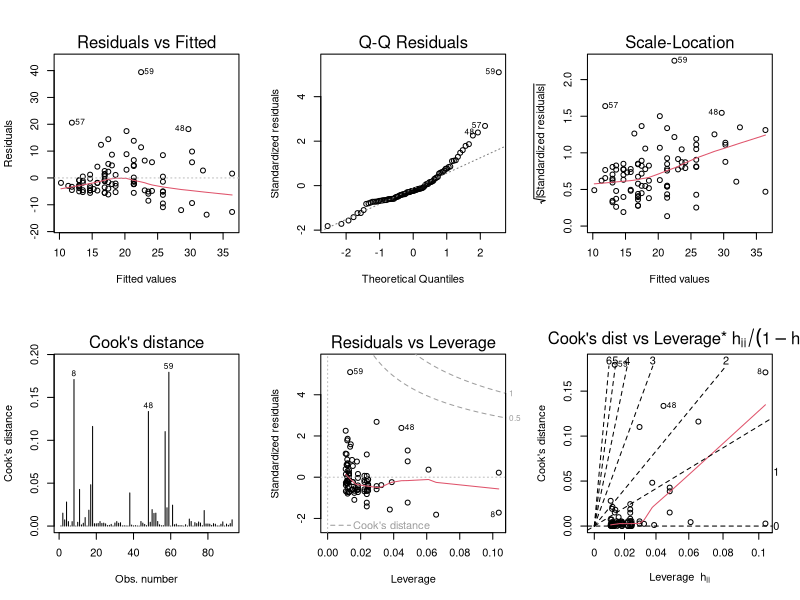

This figure's R source:
# 회귀 분석
# 선형회귀분석의 가정
# 1. 독립변수와 종속변수 간의 선형성
# 2. 오차의 등분산성, 독립성, 정규성
# 체크포인트 : 회귀계수에 대한 p-value, 모형의 설명력, 모형의 통계적 유의성(p-value)

library(MASS)
data("Cars93")

Cars93_lm <- lm(Price~EngineSize, data=Cars93)
summary(Cars93_lm)

par(mfrow=c(2,3))
plot(Cars93_lm,which=c(1:6))

idx<-sample(1:nrow(Cars93),5)
idx
test <- Cars93[idx,]
# newdata는 data.frame 형태로 넣어야
predict.lm(Cars93_lm,test,interval="none")
predict.lm(Cars93_lm,test,interval="confidence")
predict.lm(Cars93_lm,test,interval="prediction")

# 다중선형회귀분석
# 검토사항 : 데이터가 전제하는 가정을 만족시키는가, 모형 내 회귀계수가 유의한가, 설명력, 통계적 유의성,
#            모형이 데이터를 잘 적합하는가, 다중공선성(VIF : 허용오차의 역수, 10이상이면 심각하다고 판단)
# 범주형 독립변수는 일반적으로 dummy variable로 변환해 처리한다. 
# lm함수는 자동으로 범주형 변수를dummy variable로 변환
iris_lm <- lm(Petal.Length~Sepal.Length+Sepal.Width+Petal.Width+Species, data=iris)
summary(iris_lm)
Price_lm <- lm(Price~EngineSize+RPM+Weight,data=Cars93)
summary(Price_lm)


# 최적회귀방정식의 선택 : F통계량, AIC 과 같은 기준을 근거로 제거
# 단계적 변수선택 :  forward selection, backward selection, stepwise selection
# 벌점화 선택기준 : AIC 혹은 BIC 계산하여 그 값이 최소가 되는 모형 선택

# backward selection(후진제거법, t통계량 확인) ex) EngineSize,RPM,Width,Length 4개의 변수 사용
lm_a <- lm(Price~EngineSize+RPM+Width+Length,data=Cars93)
summary(lm_a)
# 유의확률이 가장 높은 변수(Width) 제거
lm_b <- lm(Price~EngineSize+RPM+Length,data=Cars93)
summary(lm_b)
# 유의확률이 가장 높은 변수(Length) 제거
lm_c <- lm(Price~EngineSize+RPM,data=Cars93)
summary(lm_c)  # 통계적으로 유의하나 결정계수로 봐서는 모형이 데이터를 잘 설명한다 말하기는 어렵다.

# 자동으로 변수 선택해주는 함수(step)
lm_result <- lm(Price~EngineSize+Horsepower+RPM+Width+Length+Weight,data=Cars93)
step(lm_result, direction="backward",k=2) # k=2이면 AIC 사용
